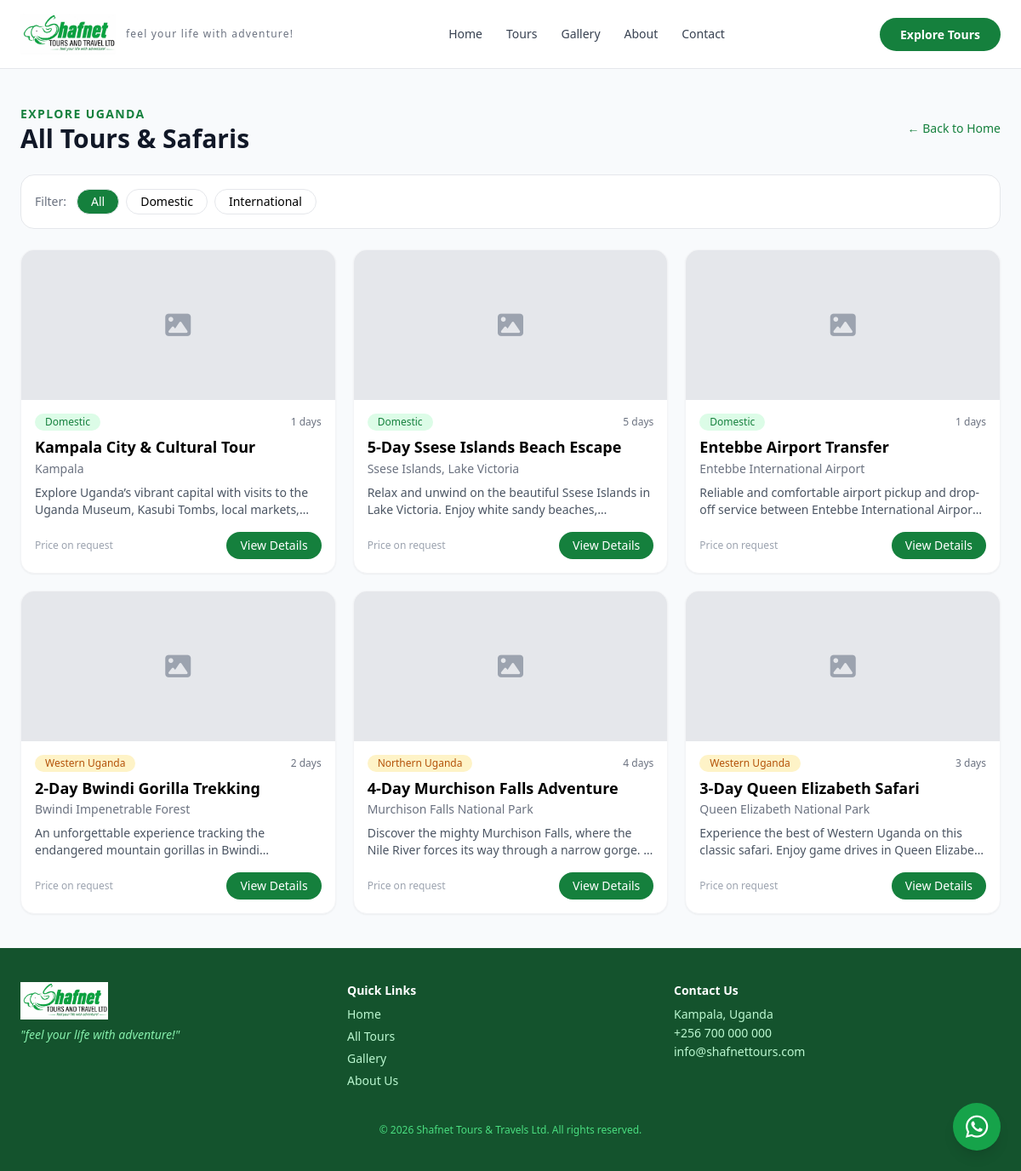
The page /tours/ on the database its author committed.
### tours/models.py (models this page shows, shortened)
class Tour(models.Model):
    AUDIENCE_CHOICES = [
        ('domestic', 'Domestic Tours'),
        ('international', 'International Safaris'),
    ]
    REGION_CHOICES = [
        ('central', 'Central Uganda'),
        ('western', 'Western Uganda'),
        ('northern', 'Northern Uganda'),
        ('eastern', 'Eastern Uganda'),
    ]
    title = models.CharField(max_length=200)
    slug = models.SlugField(unique=True, blank=True)
    description = models.TextField()
    price = models.DecimalField(max_digits=10, decimal_places=2, blank=True, null=True)
    duration_days = models.PositiveIntegerField()
    location = models.CharField(max_length=200)
    target_audience = models.CharField(max_length=20, choices=AUDIENCE_CHOICES, default='international')
    region = models.CharField(max_length=20, choices=REGION_CHOICES, blank=True, null=True)
    image = models.ImageField(upload_to='tours/', blank=True, null=True)
    is_featured = models.BooleanField(default=False)
    created_at = models.DateTimeField(auto_now_add=True)
    class Meta:
        ordering = ['-created_at']

### tours/views.py (the view)
# urls.py: path('tours/', views.tour_list, name='tour_list'),
def tour_list(request):
    tours = Tour.objects.all()
    audience = request.GET.get('audience')      # 'domestic' or 'international'
    region = request.GET.get('region')          # 'western', 'northern', etc.
    if audience == 'domestic':
        tours = tours.filter(target_audience='domestic')
    elif audience == 'international':
        tours = tours.filter(target_audience='international')
    if region:
        tours = tours.filter(region=region)
    context = {
        'tours': tours,
        'current_audience': audience,
        'current_region': region,
    }
    return render(request, 'tours/tour_list.html', context)

### templates/tours/tour_list.html (shortened to what this page needs)
{% extends 'base.html' %}
{% block content %}
<div class="max-w-7xl mx-auto px-6 py-10">
    <div class="flex flex-col md:flex-row md:items-center md:justify-between mb-6">
        <div>
            <span class="text-green-700 font-semibold text-sm tracking-widest">EXPLORE UGANDA</span>
            <h1 class="text-3xl font-bold text-gray-900">All Tours & Safaris</h1>
        </div>
        <a href="{% url 'home' %}" class="text-sm text-green-700 hover:text-green-800 mt-1 md:mt-0">← Back to Home</a>
    </div>
    <div class="bg-white border rounded-2xl p-4 mb-6">
        <div class="flex flex-wrap items-center gap-x-2 gap-y-2">
            <span class="text-sm text-gray-500 mr-1">Filter:</span>
            <a href="{% url 'tour_list' %}" class="px-4 py-1 text-sm rounded-full border {% if not current_audience %}bg-green-700 text-white{% else %}hover:bg-gray-100{% endif %}">All</a>
            <a href="?audience=domestic" class="px-4 py-1 text-sm rounded-full border {% if current_audience == 'domestic' %}bg-green-700 text-white{% else %}hover:bg-gray-100{% endif %}">Domestic</a>
            <a href="?audience=international" class="px-4 py-1 text-sm rounded-full border {% if current_audience == 'international' %}bg-green-700 text-white{% else %}hover:bg-gray-100{% endif %}">International</a>
        </div>
    </div>
    <div class="grid md:grid-cols-2 lg:grid-cols-3 gap-5">
        {% for tour in tours %}
        <div class="tour-card bg-white rounded-2xl overflow-hidden border border-gray-100 shadow-sm flex flex-col">
            {% if tour.image %}
                <img src="{{ tour.image.url }}" class="w-full h-44 object-cover" alt="{{ tour.title }}">
            {% else %}
                <div class="w-full h-44 bg-gray-200 flex items-center justify-center"><i class="fa-solid fa-image text-3xl text-gray-400"></i></div>
            {% endif %}
            <div class="p-4 flex flex-col flex-1">
                <div class="flex items-center gap-x-2 mb-2">
                    {% if tour.target_audience == 'domestic' %}
                        <span class="text-xs px-3 py-0.5 bg-green-100 text-green-700 rounded-full">Domestic</span>
                    {% else %}
                        <span class="text-xs px-3 py-0.5 bg-amber-100 text-amber-700 rounded-full">{{ tour.get_region_display|default:"International" }}</span>
                    {% endif %}
                    <span class="text-xs text-gray-500 ml-auto">{{ tour.duration_days }} days</span>
                </div>
                <h3 class="font-semibold text-lg leading-tight mb-1">{{ tour.title }}</h3>
                <p class="text-sm text-gray-500 mb-2">{{ tour.location }}</p>
                <p class="text-sm text-gray-600 line-clamp-2 flex-1">{{ tour.description|truncatewords:16 }}</p>
                <div class="mt-4 flex items-center justify-between">
                    {% if tour.price %}
                        <span class="font-semibold">${{ tour.price }}</span>
                    {% else %}
                        <span class="text-xs text-gray-400">Price on request</span>
                    {% endif %}
                    <a href="{% url 'tour_detail' tour.slug %}" class="px-4 py-1.5 text-sm bg-green-700 hover:bg-green-800 text-white rounded-full transition">View Details</a>
                </div>
            </div>
        </div>
        {% empty %}
        <div class="col-span-3 text-center py-8">
            <p class="text-gray-500">No tours found with current filters.</p>
            <a href="{% url 'tour_list' %}" class="text-green-700 text-sm hover:underline">Clear filters</a>
        </div>
        {% endfor %}
    </div>
</div>
{% endblock %}

### templates/base.html (shortened to what this page needs)
<!DOCTYPE html>
<html lang="en">
<head>
    {% load static %}
    <script src="https://cdn.tailwindcss.com"></script>
    <link rel="stylesheet" href="https://cdnjs.cloudflare.com/ajax/libs/font-awesome/6.5.1/css/all.min.css">
</head>
<body class="bg-[#f8fafc] font-sans">
<nav class="bg-white border-b sticky top-0 z-50">
    <div class="max-w-7xl mx-auto px-6">
        <div class="flex justify-between items-center h-20">
            <a href="{% url 'home' %}" class="flex items-center gap-x-3">
                <img src="{% static 'logo.png' %}"
                     alt="Shafnet Tours"
                     class="h-12 w-auto">
                <div class="hidden md:block">
                    <span class="block text-xs text-gray-500 tracking-widest leading-none">
                        feel your life with adventure!
                    </span>
                </div>
            </a>
            <div class="hidden md:flex items-center gap-x-7 text-sm font-medium">
                <a href="{% url 'home' %}" class="text-gray-700 hover:text-green-700 transition">Home</a>
                <a href="{% url 'tour_list' %}" class="text-gray-700 hover:text-green-700 transition">Tours</a>
                <a href="{% url 'gallery' %}" class="text-gray-700 hover:text-green-700 transition">Gallery</a>
                <a href="{% url 'about' %}" class="text-gray-700 hover:text-green-700 transition">About</a>
                <a href="{% url 'contact' %}" class="text-gray-700 hover:text-green-700 transition">Contact</a>
            </div>
            <div class="hidden md:block">
                <a href="{% url 'tour_list' %}"
                   class="px-6 py-2.5 bg-green-700 hover:bg-green-800 text-white text-sm font-semibold rounded-full transition">
                    Explore Tours
                </a>
            </div>
        </div>
    </div>
</nav>
    {% block content %}{% endblock %}
<footer class="bg-green-900 text-green-200 py-10">
    <div class="max-w-7xl mx-auto px-6 grid md:grid-cols-3 gap-y-8 text-sm">
        <div>
            <a href="{% url 'home' %}">
                <img src="{% static 'logo.png' %}" alt="Shafnet Tours" class="h-11 w-auto mb-2">
            </a>
            <p class="text-green-300 text-sm italic">"feel your life with adventure!"</p>
        </div>
        <div>
            <h4 class="font-semibold text-white mb-2">Quick Links</h4>
            <div class="space-y-1.5">
                <a href="{% url 'home' %}" class="block hover:text-white">Home</a>
                <a href="{% url 'tour_list' %}" class="block hover:text-white">All Tours</a>
                <a href="{% url 'gallery' %}" class="block hover:text-white">Gallery</a>
                <a href="{% url 'about' %}" class="block hover:text-white">About Us</a>
            </div>
        </div>
        <div>
            <h4 class="font-semibold text-white mb-2">Contact Us</h4>
            <p class="mb-0.5">Kampala, Uganda</p>
            <p class="mb-0.5">+256 700 000 000</p>
            <p>info@shafnettours.com</p>
        </div>
    </div>
    <div class="text-center text-xs text-green-400 mt-10">
        © {% now "Y" %} Shafnet Tours & Travels Ltd. All rights reserved.
    </div>
</footer>
<a href="https://wa.me/256778221069?text=Hi%20Shafnet%20Tours,%20I%20would%20like%20to%20inquire%20about%20your%20tours."
   target="_blank"
   class="fixed bottom-6 right-6 z-50 bg-green-600 hover:bg-green-700 text-white w-14 h-14 rounded-full flex items-center justify-center shadow-lg transition">
    <i class="fa-brands fa-whatsapp text-3xl"></i>
</a>
</body>
</html>

### templates/base.html (style rules this page uses)
.tour-card { transition: transform 0.3s ease, box-shadow 0.3s ease; }

### rows shown on the page
Tour: target_audience "Domestic", duration_days "1", title "Kampala City & Cultural Tour", location "Kampala", description "Explore Uganda’s vibrant capital with visits to the Uganda Museum, Kasubi Tombs, local…", shows "Price on request"
Tour: target_audience "Domestic", duration_days "5", title "5-Day Ssese Islands Beach Escape", location "Ssese Islands, Lake Victoria", description "Relax and unwind on the beautiful Ssese Islands in Lake Victoria. Enjoy white sandy…", shows "Price on request"
Tour: target_audience "Domestic", duration_days "1", title "Entebbe Airport Transfer", location "Entebbe International Airport", description "Reliable and comfortable airport pickup and drop-off service between Entebbe International…", shows "Price on request"
Tour: region "Western Uganda", duration_days "2", title "2-Day Bwindi Gorilla Trekking", location "Bwindi Impenetrable Forest", description "An unforgettable experience tracking the endangered mountain gorillas in…", shows "Price on request"
Tour: region "Northern Uganda", duration_days "4", title "4-Day Murchison Falls Adventure", location "Murchison Falls National Park", description "Discover the mighty Murchison Falls, where the Nile River forces its way through a narrow gorge. …", shows "Price on request"
Tour: region "Western Uganda", duration_days "3", title "3-Day Queen Elizabeth Safari", location "Queen Elizabeth National Park", description "Experience the best of Western Uganda on this classic safari. Enjoy game drives in Queen…", shows "Price on request"
